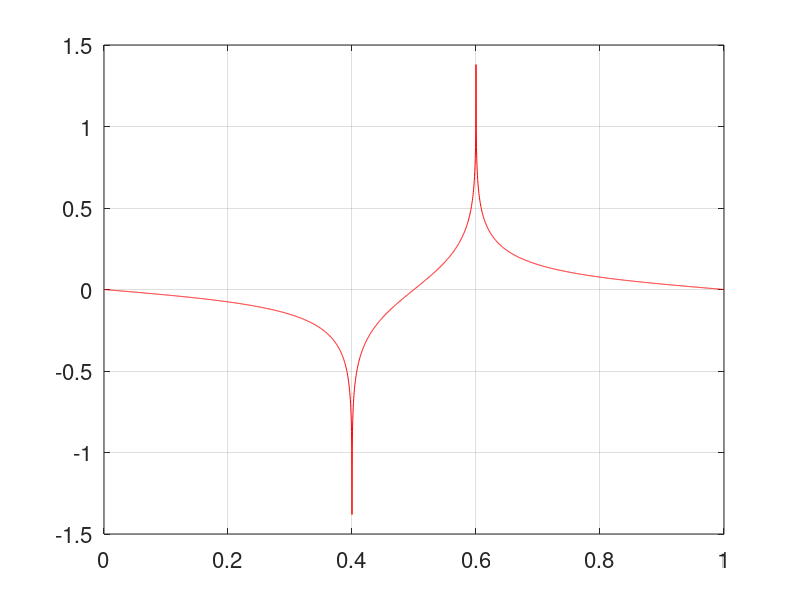

Here is the MATLAB script that generated this plot:
function [] = plotExact()
% plot exact solution
exact = load('phi_exact_5000x5000.txt');
xExact = linspace(0, 1, length(exact));
plot(xExact,exact,'r')
grid on
set(gca,'fontsize',16);
